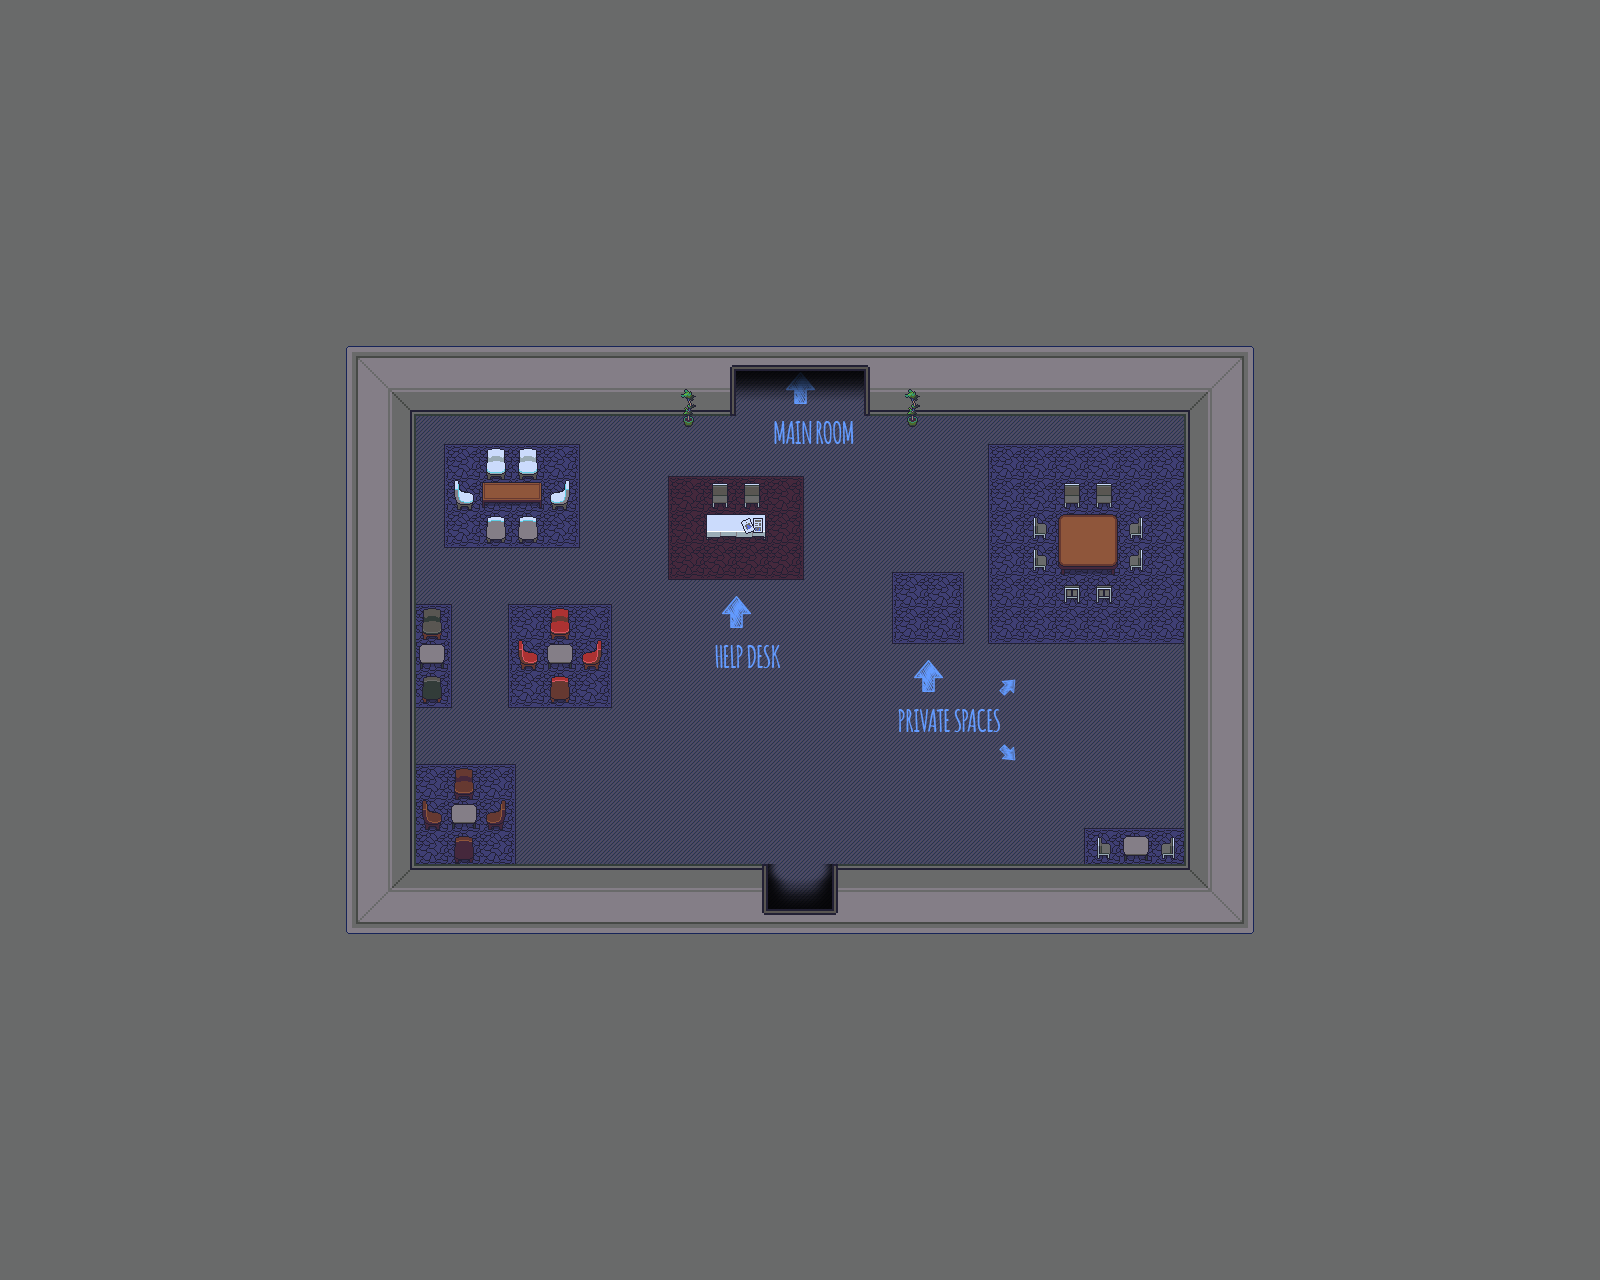

A level layout from a 2D game, rendered from its tile map. Below: a short description, then the map file with tile-grid data replaced by summaries:
An orthogonal 50x40 tile map with 32x32 px tiles, 9 tile layers (Background, Ground, Ground 2, Chalk, ...), 4 tilesets.

<map version="1.4" tiledversion="1.4.2" orientation="orthogonal" renderorder="right-down" width="50" height="40" tilewidth="32" tileheight="32" infinite="0" nextlayerid="19" nextobjectid="1">
 <tileset firstgid="1" source="../../tilesets/Gather Games 0.x.tsx" />
 <tileset firstgid="929" source="../../tilesets/Gather Conference 0.x.tsx" />
 <tileset firstgid="1953" source="../../tilesets/Gather University 0.x.tsx" />
 <tileset firstgid="2417" source="Chalk.tsx" />
 <layer id="16" name="Background" width="50" height="40">
  <data>[2000 cells, 2000 non-empty, 1 distinct tile ids]</data>
 </layer>
 <layer id="10" name="Ground" width="50" height="40">
  <data>[2000 cells, 504 non-empty, 1 distinct tile ids]</data>
 </layer>
 <layer id="12" name="Ground 2" width="50" height="40">
  <data>[2000 cells, 139 non-empty, 19 distinct tile ids]</data>
 </layer>
 <layer id="18" name="Chalk" width="50" height="40">
  <data>[2000 cells, 24 non-empty, 15 distinct tile ids]</data>
 </layer>
 <layer id="17" name="Ground 3" width="50" height="40">
  <data>[2000 cells, 56 non-empty, 6 distinct tile ids]</data>
 </layer>
 <layer id="13" name="Shadow" width="50" height="40">
  <data>[2000 cells, 18 non-empty, 4 distinct tile ids]</data>
 </layer>
 <layer id="9" name="Walls" width="50" height="40">
  <data>[2000 cells, 264 non-empty, 29 distinct tile ids]</data>
 </layer>
 <layer id="11" name="L1" width="50" height="40">
  <data>[2000 cells, 46 non-empty, 26 distinct tile ids]</data>
 </layer>
 <layer id="14" name="L2" width="50" height="40">
  <data>[2000 cells, 1 non-empty, 1 distinct tile ids]</data>
 </layer>
</map>
